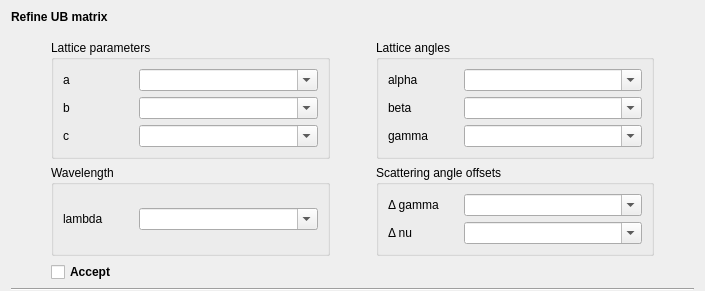
<?xml version="1.0" encoding="UTF-8"?>
<ui version="4.0">
 <class>Form</class>
 <widget class="QWidget" name="Form">
  <property name="geometry">
   <rect>
    <x>0</x>
    <y>0</y>
    <width>705</width>
    <height>252</height>
   </rect>
  </property>
  <property name="windowTitle">
   <string>Form</string>
  </property>
  <layout class="QVBoxLayout" name="verticalLayout">
   <property name="topMargin">
    <number>0</number>
   </property>
   <property name="bottomMargin">
    <number>0</number>
   </property>
   <item>
    <layout class="QHBoxLayout" name="hlayout">
     <item>
      <widget class="QLabel" name="label">
       <property name="minimumSize">
        <size>
         <width>90</width>
         <height>0</height>
        </size>
       </property>
       <property name="text">
        <string>&lt;html&gt;&lt;head/&gt;&lt;body&gt;&lt;p&gt;&lt;span style=&quot; font-weight:600;&quot;&gt;Refine UB matrix&lt;/span&gt;&lt;/p&gt;&lt;/body&gt;&lt;/html&gt;</string>
       </property>
      </widget>
     </item>
     <item>
      <spacer name="horizontalSpacer">
       <property name="orientation">
        <enum>Qt::Horizontal</enum>
       </property>
       <property name="sizeHint" stdset="0">
        <size>
         <width>40</width>
         <height>20</height>
        </size>
       </property>
      </spacer>
     </item>
     <item>
      <widget class="QWidget" name="buttons" native="true">
       <property name="minimumSize">
        <size>
         <width>156</width>
         <height>34</height>
        </size>
       </property>
      </widget>
     </item>
    </layout>
   </item>
   <item>
    <layout class="QGridLayout" name="gridLayout">
     <item row="0" column="4">
      <spacer name="horizontalSpacer_7">
       <property name="orientation">
        <enum>Qt::Horizontal</enum>
       </property>
       <property name="sizeType">
        <enum>QSizePolicy::Fixed</enum>
       </property>
       <property name="sizeHint" stdset="0">
        <size>
         <width>40</width>
         <height>20</height>
        </size>
       </property>
      </spacer>
     </item>
     <item row="1" column="0">
      <spacer name="horizontalSpacer_2">
       <property name="orientation">
        <enum>Qt::Horizontal</enum>
       </property>
       <property name="sizeType">
        <enum>QSizePolicy::Fixed</enum>
       </property>
       <property name="sizeHint" stdset="0">
        <size>
         <width>40</width>
         <height>20</height>
        </size>
       </property>
      </spacer>
     </item>
     <item row="0" column="0">
      <spacer name="horizontalSpacer_5">
       <property name="orientation">
        <enum>Qt::Horizontal</enum>
       </property>
       <property name="sizeType">
        <enum>QSizePolicy::Fixed</enum>
       </property>
       <property name="sizeHint" stdset="0">
        <size>
         <width>40</width>
         <height>20</height>
        </size>
       </property>
      </spacer>
     </item>
     <item row="0" column="2">
      <spacer name="horizontalSpacer_6">
       <property name="orientation">
        <enum>Qt::Horizontal</enum>
       </property>
       <property name="sizeType">
        <enum>QSizePolicy::Fixed</enum>
       </property>
       <property name="sizeHint" stdset="0">
        <size>
         <width>40</width>
         <height>20</height>
        </size>
       </property>
      </spacer>
     </item>
     <item row="0" column="1">
      <widget class="QGroupBox" name="groupBox">
       <property name="title">
        <string>Lattice parameters</string>
       </property>
       <layout class="QGridLayout" name="gridLayout_2">
        <item row="4" column="0">
         <widget class="QLabel" name="label_4">
          <property name="sizePolicy">
           <sizepolicy hsizetype="Fixed" vsizetype="Preferred">
            <horstretch>0</horstretch>
            <verstretch>0</verstretch>
           </sizepolicy>
          </property>
          <property name="minimumSize">
           <size>
            <width>70</width>
            <height>0</height>
           </size>
          </property>
          <property name="text">
           <string>c</string>
          </property>
         </widget>
        </item>
        <item row="4" column="2">
         <widget class="QComboBox" name="cBox">
          <property name="editable">
           <bool>true</bool>
          </property>
         </widget>
        </item>
        <item row="0" column="0">
         <widget class="QLabel" name="label_2">
          <property name="sizePolicy">
           <sizepolicy hsizetype="Fixed" vsizetype="Preferred">
            <horstretch>0</horstretch>
            <verstretch>0</verstretch>
           </sizepolicy>
          </property>
          <property name="minimumSize">
           <size>
            <width>70</width>
            <height>0</height>
           </size>
          </property>
          <property name="text">
           <string>a</string>
          </property>
         </widget>
        </item>
        <item row="0" column="2">
         <widget class="QComboBox" name="aBox">
          <property name="editable">
           <bool>true</bool>
          </property>
         </widget>
        </item>
        <item row="1" column="0">
         <widget class="QLabel" name="label_3">
          <property name="sizePolicy">
           <sizepolicy hsizetype="Fixed" vsizetype="Preferred">
            <horstretch>0</horstretch>
            <verstretch>0</verstretch>
           </sizepolicy>
          </property>
          <property name="minimumSize">
           <size>
            <width>70</width>
            <height>0</height>
           </size>
          </property>
          <property name="text">
           <string>b</string>
          </property>
         </widget>
        </item>
        <item row="1" column="2">
         <widget class="QComboBox" name="bBox">
          <property name="editable">
           <bool>true</bool>
          </property>
         </widget>
        </item>
       </layout>
      </widget>
     </item>
     <item row="0" column="3">
      <widget class="QGroupBox" name="groupBox_2">
       <property name="title">
        <string>Lattice angles</string>
       </property>
       <layout class="QGridLayout" name="gridLayout_3">
        <item row="0" column="0">
         <widget class="QLabel" name="label_6">
          <property name="sizePolicy">
           <sizepolicy hsizetype="Fixed" vsizetype="Preferred">
            <horstretch>0</horstretch>
            <verstretch>0</verstretch>
           </sizepolicy>
          </property>
          <property name="minimumSize">
           <size>
            <width>70</width>
            <height>0</height>
           </size>
          </property>
          <property name="text">
           <string>alpha</string>
          </property>
         </widget>
        </item>
        <item row="0" column="1">
         <widget class="QComboBox" name="aaBox">
          <property name="editable">
           <bool>true</bool>
          </property>
         </widget>
        </item>
        <item row="1" column="0">
         <widget class="QLabel" name="label_5">
          <property name="sizePolicy">
           <sizepolicy hsizetype="Fixed" vsizetype="Preferred">
            <horstretch>0</horstretch>
            <verstretch>0</verstretch>
           </sizepolicy>
          </property>
          <property name="minimumSize">
           <size>
            <width>70</width>
            <height>0</height>
           </size>
          </property>
          <property name="text">
           <string>beta</string>
          </property>
         </widget>
        </item>
        <item row="1" column="1">
         <widget class="QComboBox" name="bbBox">
          <property name="editable">
           <bool>true</bool>
          </property>
         </widget>
        </item>
        <item row="2" column="0">
         <widget class="QLabel" name="label_7">
          <property name="sizePolicy">
           <sizepolicy hsizetype="Fixed" vsizetype="Preferred">
            <horstretch>0</horstretch>
            <verstretch>0</verstretch>
           </sizepolicy>
          </property>
          <property name="minimumSize">
           <size>
            <width>70</width>
            <height>0</height>
           </size>
          </property>
          <property name="text">
           <string>gamma</string>
          </property>
         </widget>
        </item>
        <item row="2" column="1">
         <widget class="QComboBox" name="ccBox">
          <property name="editable">
           <bool>true</bool>
          </property>
         </widget>
        </item>
       </layout>
      </widget>
     </item>
     <item row="1" column="1">
      <widget class="QGroupBox" name="groupBox_3">
       <property name="title">
        <string>Wavelength</string>
       </property>
       <layout class="QGridLayout" name="gridLayout_4">
        <item row="0" column="0">
         <widget class="QLabel" name="label_9">
          <property name="sizePolicy">
           <sizepolicy hsizetype="Fixed" vsizetype="Preferred">
            <horstretch>0</horstretch>
            <verstretch>0</verstretch>
           </sizepolicy>
          </property>
          <property name="minimumSize">
           <size>
            <width>70</width>
            <height>0</height>
           </size>
          </property>
          <property name="text">
           <string>lambda</string>
          </property>
         </widget>
        </item>
        <item row="0" column="1">
         <widget class="QComboBox" name="lamBox">
          <property name="editable">
           <bool>true</bool>
          </property>
         </widget>
        </item>
       </layout>
      </widget>
     </item>
     <item row="1" column="3">
      <widget class="QGroupBox" name="groupBox_4">
       <property name="title">
        <string>Scattering angle offsets</string>
       </property>
       <layout class="QGridLayout" name="gridLayout_5">
        <item row="0" column="0">
         <widget class="QLabel" name="label_12">
          <property name="sizePolicy">
           <sizepolicy hsizetype="Fixed" vsizetype="Preferred">
            <horstretch>0</horstretch>
            <verstretch>0</verstretch>
           </sizepolicy>
          </property>
          <property name="minimumSize">
           <size>
            <width>70</width>
            <height>0</height>
           </size>
          </property>
          <property name="text">
           <string>Δ gamma</string>
          </property>
         </widget>
        </item>
        <item row="0" column="1">
         <widget class="QComboBox" name="dgBox">
          <property name="editable">
           <bool>true</bool>
          </property>
         </widget>
        </item>
        <item row="1" column="0">
         <widget class="QLabel" name="label_11">
          <property name="sizePolicy">
           <sizepolicy hsizetype="Fixed" vsizetype="Preferred">
            <horstretch>0</horstretch>
            <verstretch>0</verstretch>
           </sizepolicy>
          </property>
          <property name="minimumSize">
           <size>
            <width>70</width>
            <height>0</height>
           </size>
          </property>
          <property name="text">
           <string>Δ nu</string>
          </property>
         </widget>
        </item>
        <item row="1" column="1">
         <widget class="QComboBox" name="dnBox">
          <property name="editable">
           <bool>true</bool>
          </property>
         </widget>
        </item>
       </layout>
      </widget>
     </item>
     <item row="2" column="1">
      <widget class="QCheckBox" name="acceptBox">
       <property name="font">
        <font>
         <bold>true</bold>
        </font>
       </property>
       <property name="text">
        <string>Accept</string>
       </property>
      </widget>
     </item>
    </layout>
   </item>
   <item>
    <widget class="Line" name="line">
     <property name="orientation">
      <enum>Qt::Horizontal</enum>
     </property>
    </widget>
   </item>
  </layout>
 </widget>
 <resources>
  <include location="../../../resources/nicos-gui.qrc"/>
 </resources>
 <connections/>
</ui>
